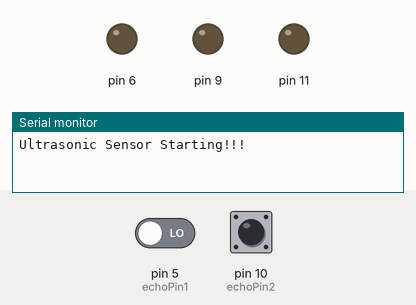
Simulated run of this sketch. Board: Arduino Uno, built with avr-gcc and run on an emulated ATmega328P. Shown: output pins drawn as LEDs (lit = HIGH), the last lines printed to the serial monitor. The inputs (shaded band) are chosen by the test bench; at power-on: pin 10 (echoPin2) LOW, pin 5 (echoPin1) LOW. Pins used as bus, display or sensor lines are not drawn.

Above: at 1.8 s.
1.9 s: pin 10 (echoPin2) pulsed HIGH 5 times (0.12 s each, 0.3 s apart)
At 4.5 s:
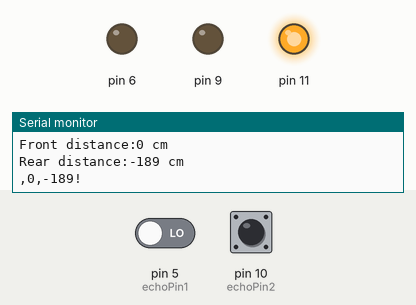
Timing chart, 0 to 6.7 s (numbered marks = the images above; inputs shaded):
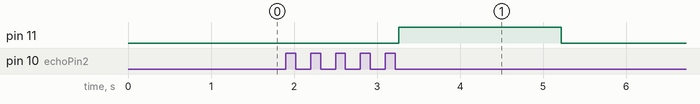

The sketch:

Smart_Drive_code.ino
```cpp
#define trigPin1 4
#define echoPin1 5
#define trigPin2 8
#define echoPin2 10
// the setup function runs once when you press reset or power the board
#include <SoftwareSerial.h>
SoftwareSerial myserial(2,3);// rx,tx
void setup()
{
  // initialize digital pin LED_BUILTIN as an output.
  pinMode(trigPin1, OUTPUT);
  pinMode(echoPin1, INPUT);
  pinMode(trigPin2, OUTPUT);
  pinMode(echoPin2, INPUT);
   Serial.begin(115200);
   myserial.begin(115200);
  Serial.print("Ultrasonic Sensor Starting!!!");
  Serial.println("");
}
// the loop function runs over and over again forever
void loop()
{
  int duration_1,distance_1,distance2,duration2;
  digitalWrite(trigPin1, HIGH);
  delay(1000);
  digitalWrite(trigPin1, LOW);
  duration_1 = pulseIn(echoPin1, HIGH);
  distance_1 =(duration_1/2) * 0.0343;// D = time * speed of sound(0.0343cm/microsec)
  Serial.print("Front distance:");
  Serial.print(distance_1);
  Serial.println(" cm");
  if(distance_1>10 && distance_1<=15)
  {
   analogWrite(11,60);//led
   analogWrite(6,60);//buzzer
  }
  else if(distance_1>5 && distance_1<=10)
  {
    analogWrite(11,128);
    analogWrite(6,128);
  }
   else if(distance_1>=1 && distance_1<=5)
  {
    analogWrite(11,255);
    analogWrite(6,255);
  }
  else if(distance_1<0)
  {
    analogWrite(11,255);
    analogWrite(6,255);
    analogWrite(11,0);
    analogWrite(6,255);
    analogWrite(11,255);
    analogWrite(6,255);
    analogWrite(11,0);
    analogWrite(6,255);
    analogWrite(11,255);
    analogWrite(6,255);
  }
  else
  {
    analogWrite(11,0);
    analogWrite(6,0);
  }// wait for a second
  digitalWrite(trigPin2, HIGH);
  delay(1000);
  digitalWrite(trigPin2, LOW);
  duration2 = pulseIn(echoPin2, HIGH);
  distance2 =(duration2/2) * 0.0343;// D = time * speed of sound(0.0343cm/microsec)
  Serial.print("Rear distance:");
  Serial.print(distance2);
  Serial.println(" cm");
  if(distance2>8 && distance2<=10)
  {
    analogWrite(9,60);//seperate LEDs
  }
  else if(distance2>5 && distance2<=8)
  {
    analogWrite(9,128);
  }
   else if(distance2>=1 && distance2<=5)
  {
    analogWrite(9,255);
  }
  else if(distance2<0)
  {
    analogWrite(11,255);
    analogWrite(11,0);
    analogWrite(11,255);
    analogWrite(11,0);
    analogWrite(11,255);
  }
  else
  {
    analogWrite(9,0);
  }// wait for a second

  String data= ","+String(distance_1)+","+ String(distance2)+"!";
  myserial.println(data);
  Serial.println(data);

}
```

Measured:
- after the input at 1.9 s, pin 11: LOW → HIGH after 1.4 s, → LOW 2.0 s later
